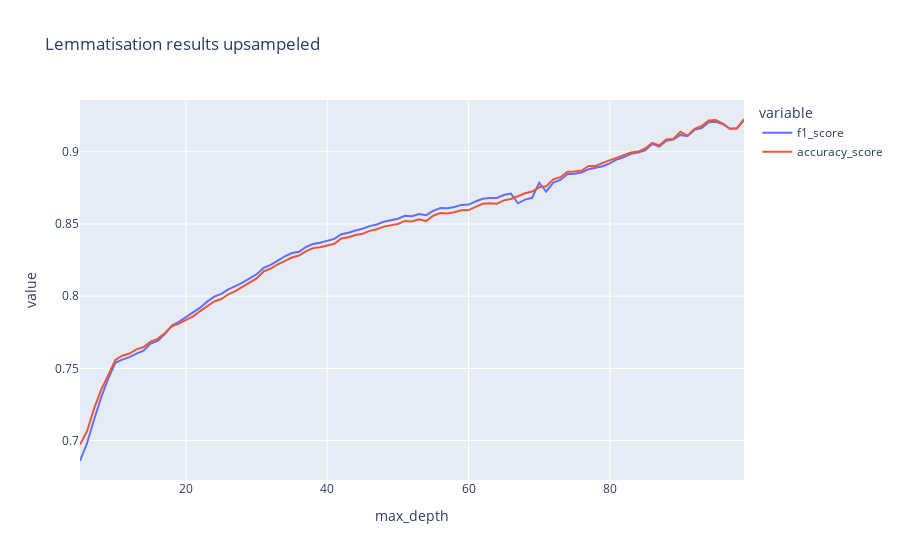

Write notebook code for a chart like this one.
### Code cell
import plotly.express as px


fig = px.line(df_upsampled, x="max_depth", y= ["f1_score", "accuracy_score"], title="Lemmatisation results upsampeled")
fig.show()
